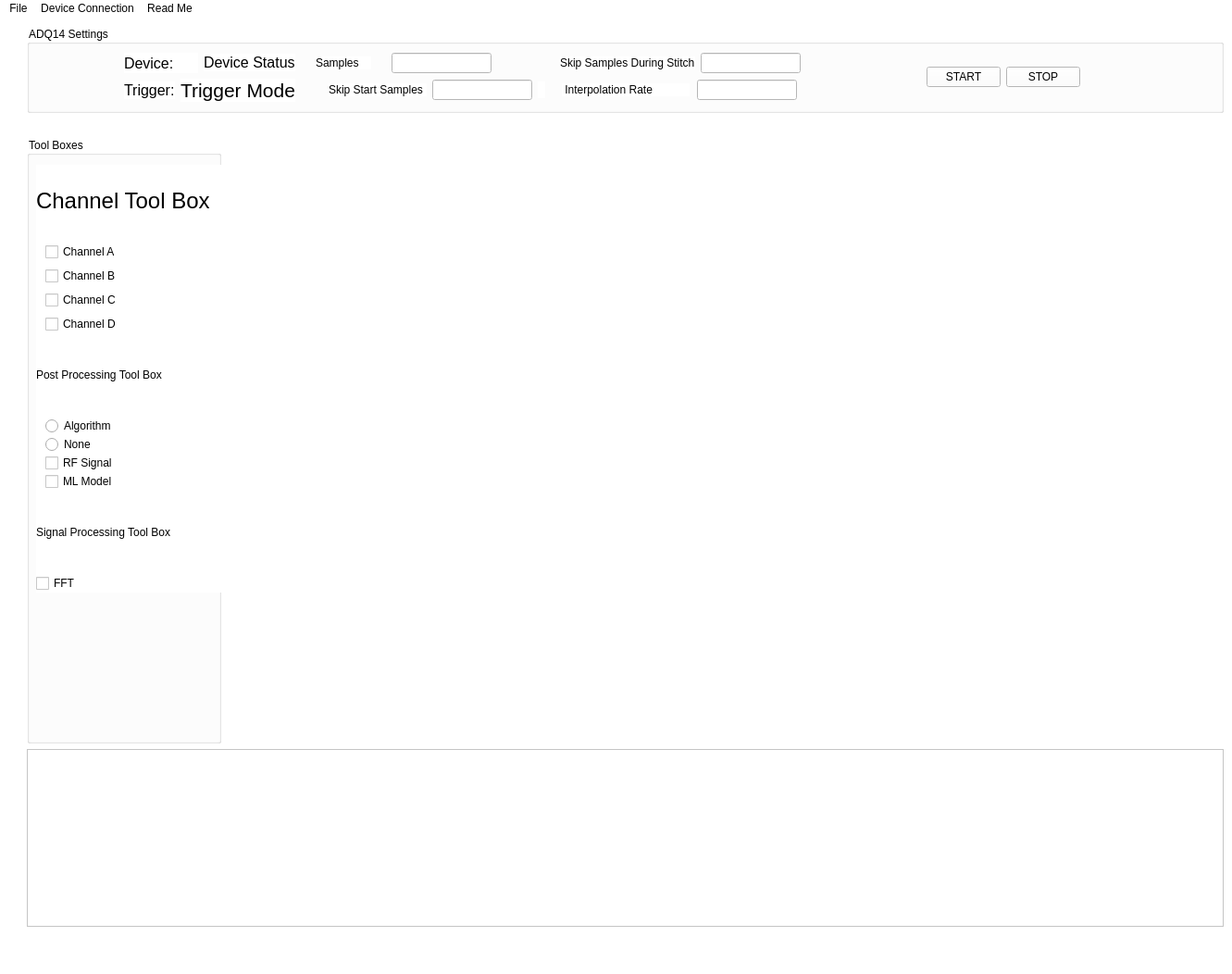
<?xml version="1.0" encoding="UTF-8"?>
<ui version="4.0">
 <class>MainWindow</class>
 <widget class="QMainWindow" name="MainWindow">
  <property name="geometry">
   <rect>
    <x>0</x>
    <y>0</y>
    <width>1331</width>
    <height>1052</height>
   </rect>
  </property>
  <property name="windowTitle">
   <string>MainWindow</string>
  </property>
  <property name="styleSheet">
   <string notr="true">font: 10pt &quot;Ebrima&quot;;
background-color: rgb(255, 255, 255);</string>
  </property>
  <widget class="QWidget" name="centralwidget">
   <layout class="QGridLayout" name="gridLayout_5">
    <item row="0" column="0">
     <layout class="QGridLayout" name="gridLayout_4">
      <item row="0" column="0">
       <spacer name="verticalSpacer_2">
        <property name="orientation">
         <enum>Qt::Vertical</enum>
        </property>
        <property name="sizeHint" stdset="0">
         <size>
          <width>20</width>
          <height>40</height>
         </size>
        </property>
       </spacer>
      </item>
      <item row="0" column="1">
       <layout class="QVBoxLayout" name="verticalLayout_3" stretch="0,0,1,0,0">
        <item>
         <widget class="QGroupBox" name="ADQ14Settings">
          <property name="sizePolicy">
           <sizepolicy hsizetype="Expanding" vsizetype="Expanding">
            <horstretch>0</horstretch>
            <verstretch>0</verstretch>
           </sizepolicy>
          </property>
          <property name="styleSheet">
           <string notr="true">background-color: rgb(255, 255, 255);</string>
          </property>
          <property name="title">
           <string>ADQ14 Settings</string>
          </property>
               <property name="styleSheet">
                   <string notr="true">font: 100 20pt &quot;MS Shell Dlg 2&quot;;</string>
                  </property>
          <layout class="QGridLayout" name="gridLayout_2">
           <item row="1" column="0">
            <layout class="QGridLayout" name="gridLayout">
             <item row="0" column="1">
              <layout class="QHBoxLayout" name="horizontalLayout_3">
               <property name="leftMargin">
                <number>0</number>
               </property>
               <property name="rightMargin">
                <number>50</number>
               </property>
               <item>
                <widget class="QLabel" name="label_7">
                 <property name="sizePolicy">
                  <sizepolicy hsizetype="Fixed" vsizetype="Fixed">
                   <horstretch>0</horstretch>
                   <verstretch>0</verstretch>
                  </sizepolicy>
                 </property>
                 <property name="styleSheet">
                  <string notr="true">font: 100 16pt &quot;MS Shell Dlg 2&quot;;</string>
                 </property>
                 <property name="text">
                  <string>Samples    </string>
                 </property>
                </widget>
               </item>
               <item>
                <widget class="QLineEdit" name="sample_line_edit">
                 <property name="sizePolicy">
                  <sizepolicy hsizetype="Fixed" vsizetype="Fixed">
                   <horstretch>0</horstretch>
                   <verstretch>0</verstretch>
                  </sizepolicy>
                 </property>
                </widget>
               </item>
              </layout>
             </item>
             <item row="0" column="3">
              <layout class="QHBoxLayout" name="horizontalLayout_7">
               <property name="leftMargin">
                <number>0</number>
               </property>
               <property name="rightMargin">
                <number>80</number>
               </property>
               <item>
                <widget class="QLabel" name="label_9">
                 <property name="sizePolicy">
                  <sizepolicy hsizetype="Fixed" vsizetype="Fixed">
                   <horstretch>0</horstretch>
                   <verstretch>0</verstretch>
                  </sizepolicy>
                 </property>
                 <property name="styleSheet">
                  <string notr="true">font: 100 16pt &quot;MS Shell Dlg 2&quot;;</string>
                 </property>
                 <property name="text">
                  <string>Skip Samples During Stitch</string>
                 </property>
                </widget>
               </item>
               <item>
                <widget class="QLineEdit" name="sample_skip_line_edit">
                 <property name="sizePolicy">
                  <sizepolicy hsizetype="Fixed" vsizetype="Fixed">
                   <horstretch>0</horstretch>
                   <verstretch>0</verstretch>
                  </sizepolicy>
                 </property>
                 <property name="mouseTracking">
                  <bool>true</bool>
                 </property>
                </widget>
               </item>
              </layout>
             </item>
             <item row="0" column="4" rowspan="2">
              <layout class="QHBoxLayout" name="horizontalLayout_6">
               <property name="leftMargin">
                <number>50</number>
               </property>
               <property name="rightMargin">
                <number>50</number>
               </property>
               <item>
                <widget class="QPushButton" name="pushButton">
                 <property name="sizePolicy">
                  <sizepolicy hsizetype="Fixed" vsizetype="Fixed">
                   <horstretch>0</horstretch>
                   <verstretch>0</verstretch>
                  </sizepolicy>
                 </property>
                 <property name="styleSheet">
                  <string notr="true">font: 75 12pt &quot;MS Shell Dlg 2&quot;;</string>
                 </property>
                 <property name="text">
                  <string>START</string>
                 </property>
                </widget>
               </item>
               <item>
                <widget class="QPushButton" name="pushButton_2">
                 <property name="sizePolicy">
                  <sizepolicy hsizetype="Fixed" vsizetype="Fixed">
                   <horstretch>0</horstretch>
                   <verstretch>0</verstretch>
                  </sizepolicy>
                 </property>
                 <property name="styleSheet">
                  <string notr="true">font: 75 12pt &quot;MS Shell Dlg 2&quot;;</string>
                 </property>
                 <property name="text">
                  <string>STOP</string>
                 </property>
                </widget>
               </item>
              </layout>
             </item>
             <item row="1" column="0">
              <layout class="QHBoxLayout" name="horizontalLayout_2">
               <item>
                <widget class="QLabel" name="label_3">
                 <property name="sizePolicy">
                  <sizepolicy hsizetype="Fixed" vsizetype="Fixed">
                   <horstretch>0</horstretch>
                   <verstretch>0</verstretch>
                  </sizepolicy>
                 </property>
                 <property name="font">
                  <font>
                   <family>MS Shell Dlg 2</family>
                   <pointsize>12</pointsize>
                   <weight>9</weight>
                   <italic>false</italic>
                   <bold>false</bold>
                  </font>
                 </property>
                 <property name="styleSheet">
                  <string notr="true">font: 100 16pt &quot;MS Shell Dlg 2&quot;;</string>
                 </property>
                 <property name="text">
                  <string>Trigger:</string>
                 </property>
                </widget>
               </item>
               <item>
                <widget class="QLabel" name="label_4">
                 <property name="sizePolicy">
                  <sizepolicy hsizetype="Fixed" vsizetype="Fixed">
                   <horstretch>0</horstretch>
                   <verstretch>0</verstretch>
                  </sizepolicy>
                 </property>
                 <property name="font">
                  <font>
                   <family>MS Shell Dlg 2</family>
                   <pointsize>16</pointsize>
                   <weight>10</weight>
                   <italic>false</italic>
                   <bold>True</bold>
                  </font>
                 </property>
                 <property name="styleSheet">
                  <string notr="true">font: 100 16pt &quot;MS Shell Dlg 2&quot;;</string>
                 </property>
                 <property name="text">
                  <string>Trigger Mode</string>
                 </property>
                </widget>
               </item>
              </layout>
             </item>
             <item row="1" column="1">
              <layout class="QHBoxLayout" name="horizontalLayout_4">
               <property name="leftMargin">
                <number>30</number>
               </property>
               <property name="rightMargin">
                <number>10</number>
               </property>
               <item>
                <widget class="QLabel" name="label_8">
                 <property name="sizePolicy">
                  <sizepolicy hsizetype="Fixed" vsizetype="Fixed">
                   <horstretch>0</horstretch>
                   <verstretch>0</verstretch>
                  </sizepolicy>
                 </property>
                 <property name="styleSheet">
                  <string notr="true">font: 100 16pt &quot;MS Shell Dlg 2&quot;;</string>
                 </property>
                 <property name="text">
                  <string>Skip Start Samples </string>
                 </property>
                </widget>
               </item>
               <item>
                <widget class="QLineEdit" name="skip_start_line_edit">
                 <property name="sizePolicy">
                  <sizepolicy hsizetype="Fixed" vsizetype="Fixed">
                   <horstretch>0</horstretch>
                   <verstretch>0</verstretch>
                  </sizepolicy>
                 </property>
                </widget>
               </item>
               <item>
                <widget class="QLabel" name="label_11">
                 <property name="sizePolicy">
                  <sizepolicy hsizetype="Fixed" vsizetype="Fixed">
                   <horstretch>0</horstretch>
                   <verstretch>0</verstretch>
                  </sizepolicy>
                 </property>
                 <property name="font">
                  <font>
                   <family>Ebrima</family>
                   <pointsize>10</pointsize>
                   <weight>50</weight>
                   <italic>false</italic>
                   <bold>false</bold>
                  </font>
                 </property>
                 <property name="styleSheet">
                  <string notr="true">color: rgb(124, 124, 124);</string>
                 </property>
         
                 <property name="textFormat">
                  <enum>Qt::AutoText</enum>
                 </property>
                </widget>
               </item>
              </layout>
             </item>
             <item row="0" column="0">
              <layout class="QHBoxLayout" name="horizontalLayout">
               <item>
                <widget class="QLabel" name="label">
                 <property name="font">
                  <font>
                   <family>MS Shell Dlg 2</family>
                   <pointsize>12</pointsize>
                   <weight>9</weight>
                   <italic>false</italic>
                   <bold>false</bold>
                  </font>
                 </property>
                 <property name="styleSheet">
                  <string notr="true">font: 100 16pt &quot;MS Shell Dlg 2&quot;;</string>
                 </property>
                 <property name="text">
                  <string>Device: </string>
                 </property>
                </widget>
               </item>
               <item>
                <widget class="QLabel" name="label_2">
                 <property name="sizePolicy">
                  <sizepolicy hsizetype="Fixed" vsizetype="Fixed">
                   <horstretch>0</horstretch>
                   <verstretch>0</verstretch>
                  </sizepolicy>
                 </property>
                 <property name="font">
                  <font>
                   <family>MS Shell Dlg 2</family>
                   <pointsize>12</pointsize>
                   <weight>9</weight>
                   <italic>false</italic>
                   <bold>false</bold>
                  </font>
                 </property>
                 <property name="styleSheet">
                  <string notr="true">font: 75 12pt &quot;MS Shell Dlg 2&quot;;</string>
                 </property>
                 <property name="text">
                  <string>Device Status</string>
                 </property>
                </widget>
               </item>
              </layout>
             </item>
             <item row="1" column="3">
              <layout class="QHBoxLayout" name="horizontalLayout_8">
               <property name="rightMargin">
                <number>80</number>
               </property>
               <item>
                <widget class="QLabel" name="label_6">
                 <property name="sizePolicy">
                  <sizepolicy hsizetype="Fixed" vsizetype="Fixed">
                   <horstretch>0</horstretch>
                   <verstretch>0</verstretch>
                  </sizepolicy>
                 </property>
                 <property name="styleSheet">
                  <string notr="true">font: 100 16pt &quot;MS Shell Dlg 2&quot;;</string>
                 </property>
                 <property name="text">
                  <string> Interpolation Rate            </string>
                 </property>
                </widget>
               </item>
               <item>
                <widget class="QLineEdit" name="interpolation_line_edit">
                 <property name="sizePolicy">
                  <sizepolicy hsizetype="Fixed" vsizetype="Fixed">
                   <horstretch>0</horstretch>
                   <verstretch>0</verstretch>
                  </sizepolicy>
                 </property>
                </widget>
               </item>
              </layout>
             </item>
            </layout>
           </item>
          </layout>
         </widget>
        </item>
        <item>
         <spacer name="horizontalSpacer_2">
          <property name="orientation">
           <enum>Qt::Horizontal</enum>
          </property>
          <property name="sizeHint" stdset="0">
           <size>
            <width>40</width>
            <height>20</height>
           </size>
          </property>
         </spacer>
        </item>
        <item>
         <layout class="QHBoxLayout" name="horizontalLayout_5" stretch="1,0,5">
          <property name="spacing">
           <number>10</number>
          </property>
          <property name="sizeConstraint">
           <enum>QLayout::SetDefaultConstraint</enum>
          </property>
          <property name="rightMargin">
           <number>5</number>
          </property>
          <item>
           <widget class="QGroupBox" name="toolBoxes">
            <property name="autoFillBackground">
             <bool>false</bool>
            </property>
            <property name="styleSheet">
             <string notr="true">background-color: rgb(255, 255, 255);</string>
            </property>
            <property name="title">
             <string>Tool Boxes</string>
          
            </property>
               <property name="styleSheet">
                   <string notr="true">font: 100 20pt &quot;MS Shell Dlg 2&quot;;</string>
                  </property>
            <property name="checkable">
             <bool>false</bool>
            </property>
            <widget class="QWidget" name="layoutWidget">
             <property name="geometry">
              <rect>
               <x>10</x>
               <y>30</y>
               <width>405</width>
               <height>462</height>
              </rect>
             </property>
             <layout class="QGridLayout" name="gridLayout_3">
              <item row="1" column="0">
               <layout class="QVBoxLayout" name="verticalLayout">
                <property name="leftMargin">
                 <number>10</number>
                </property>
                <property name="rightMargin">
                 <number>0</number>
                </property>
                <item>
                 <widget class="QCheckBox" name="ch_a_checkbox">
                  <property name="enabled">
                   <bool>true</bool>
                  </property>
                  <property name="styleSheet">
                   <string notr="true">font: 100 16pt &quot;MS Shell Dlg 2&quot;;</string>
                  </property>
                  <property name="text">
                   <string>Channel A</string>
                  </property>
                  <property name="autoRepeat">
                   <bool>true</bool>
                  </property>
                 </widget>
                </item>
                <item>
                 <widget class="QCheckBox" name="ch_b_checkbox">
                  <property name="styleSheet">
                   <string notr="true">font: 100 16pt &quot;MS Shell Dlg 2&quot;;</string>
                  </property>
                  <property name="text">
                   <string>Channel B</string>
                  </property>
                 </widget>
                </item>
                <item>
                 <widget class="QCheckBox" name="ch_c_checkbox">
                  <property name="styleSheet">
                   <string notr="true">font: 100 16pt &quot;MS Shell Dlg 2&quot;;</string>
                  </property>
                  <property name="text">
                   <string>Channel C</string>
                  </property>
                 </widget>
                </item>
                <item>
                 <widget class="QCheckBox" name="ch_d_checkbox">
                  <property name="styleSheet">
                   <string notr="true">font: 100 16pt &quot;MS Shell Dlg 2&quot;;</string>
                  </property>
                  <property name="text">
                   <string>Channel D</string>
                  </property>
                 </widget>
                </item>
               </layout>
              </item>
              <item row="3" column="0">
               <layout class="QVBoxLayout" name="verticalLayout_2">
                <property name="spacing">
                 <number>0</number>
                </property>
                <property name="leftMargin">
                 <number>10</number>
                </property>
                <property name="rightMargin">
                 <number>0</number>
                </property>
                <item>
                 <widget class="QRadioButton" name="algo_radio_btn_1">
                  <property name="toolTip">
                   <string>Apply Post Processing Algorithm.</string>
                  </property>
                  <property name="toolTipDuration">
                   <number>-1</number>
                  </property>
                  <property name="styleSheet">
                   <string notr="true">font: 100 16pt &quot;MS Shell Dlg 2&quot;;</string>
                  </property>
                  <property name="text">
                   <string>Algorithm</string>
                  </property>
                 </widget>
                </item>
                <item>
                 <widget class="QRadioButton" name="algo_radio_btn_none">
                  <property name="toolTip">
                   <string>Without Post Processing</string>
                  </property>
                  <property name="styleSheet">
                   <string notr="true">font: 100 16pt &quot;MS Shell Dlg 2&quot;;</string>
                  </property>
                  <property name="text">
                   <string>None</string>
                  </property>
                 </widget>
                 
                </item>

               <item>
                 <widget class="QCheckBox" name="signal_on_button">
                  <property name="styleSheet">
                   <string notr="true">font: 100 16pt &quot;MS Shell Dlg 2&quot;;</string>
                  </property>
                  <property name="text">
                   <string>RF Signal</string>
                  </property>
                 </widget>
                </item>
                <item>
                 <widget class="QCheckBox" name="ml_model">
                  <property name="styleSheet">
                   <string notr="true">font: 100 16pt &quot;MS Shell Dlg 2&quot;;</string>
                  </property>
                  <property name="text">
                   <string>ML Model</string>
                  </property>
                 </widget>
                </item>

               </layout>
              </item>
              
              <item row="2" column="0">
               <widget class="QLabel" name="post_processing_toolbox">
                <property name="styleSheet">
                 <string notr="true">font: 100 18pt &quot;MS Shell Dlg 2&quot;;</string>
                </property>
                <property name="text">
                 <string>Post Processing Tool Box</string>
                </property>
               </widget>
              </item>
              <item row="0" column="0">
               <widget class="QLabel" name="label_5">
                <property name="font">
                 <font>
                  <family>MS Shell Dlg 2</family>
                  <pointsize>18</pointsize>
                  <weight>10</weight>
                  <italic>false</italic>
                  <bold>True</bold>
                 </font>
                </property>
                <property name="styleSheet">
                 <string notr="true">font: 100 18pt &quot;MS Shell Dlg 2&quot;;</string>
                </property>
                <property name="text">
                 <string>Channel Tool Box</string>
                </property>
               </widget>
              </item>
              <item row="4" column="0">
               <widget class="QLabel" name="label_10">
                <property name="styleSheet">
                 <string notr="true">font: 100 18pt &quot;MS Shell Dlg 2&quot;;</string>
                </property>
                <property name="text">
                 <string>Signal Processing Tool Box</string>
                </property>
               </widget>
              </item>
              <item row="5" column="0">
               <widget class="QCheckBox" name="ch_fft_checkbox">
                <property name="styleSheet">
                 <string notr="true">font: 100 16pt &quot;MS Shell Dlg 2&quot;;</string>
                </property>
                <property name="text">
                 <string>FFT</string>
                </property>
               </widget>
              </item>
             </layout>
            </widget>
           </widget>
          </item>
          <item>
           <spacer name="verticalSpacer">
            <property name="orientation">
             <enum>Qt::Vertical</enum>
            </property>
            <property name="sizeHint" stdset="0">
             <size>
              <width>20</width>
              <height>40</height>
             </size>
            </property>
           </spacer>
          </item>
          <item>
           <widget class="GraphicsLayoutWidget" name="widget" native="true">
            <property name="styleSheet">
             <string notr="true">background-color: rgb(255, 255, 255);
border-color: rgb(68, 68, 68);
gridline-color: rgb(30, 30, 30);</string>
            </property>
           </widget>
          </item>
         </layout>
        </item>
        <item>
         <widget class="QTableWidget" name="tableWidget"/>
        </item>
        <item>
         <spacer name="horizontalSpacer">
          <property name="orientation">
           <enum>Qt::Horizontal</enum>
          </property>
          <property name="sizeHint" stdset="0">
           <size>
            <width>40</width>
            <height>20</height>
           </size>
          </property>
         </spacer>
        </item>
       </layout>
      </item>
     </layout>
    </item>
   </layout>
  </widget>
  <widget class="QMenuBar" name="menubar">
   <property name="geometry">
    <rect>
     <x>0</x>
     <y>0</y>
     <width>1331</width>
     <height>23</height>
    </rect>
   </property>
   <widget class="QMenu" name="menuFile">
    <property name="title">
     <string>File</string>
    </property>
    <addaction name="actionConnect_Device"/>
    <addaction name="actionExit"/>
   </widget>
   <widget class="QMenu" name="menuDevice_Connection">
    <property name="title">
     <string>Device Connection</string>
    </property>
   </widget>
   <widget class="QMenu" name="menuRead_Me">
    <property name="title">
     <string>Read Me</string>
    </property>
   </widget>
   <addaction name="menuFile"/>
   <addaction name="menuDevice_Connection"/>
   <addaction name="menuRead_Me"/>
  </widget>
  <widget class="QStatusBar" name="statusbar"/>
  <action name="actionConnect_Device">
   <property name="text">
    <string>Connect Device</string>
   </property>
  </action>
  <action name="actionExit">
   <property name="text">
    <string>Exit</string>
   </property>
  </action>
 </widget>
 <customwidgets>
  <customwidget>
   <class>GraphicsLayoutWidget</class>
   <extends>QWidget</extends>
   <header location="global">pyqtgraph</header>
   <container>1</container>
  </customwidget>
 </customwidgets>
 <resources/>
 <connections/>
</ui>
